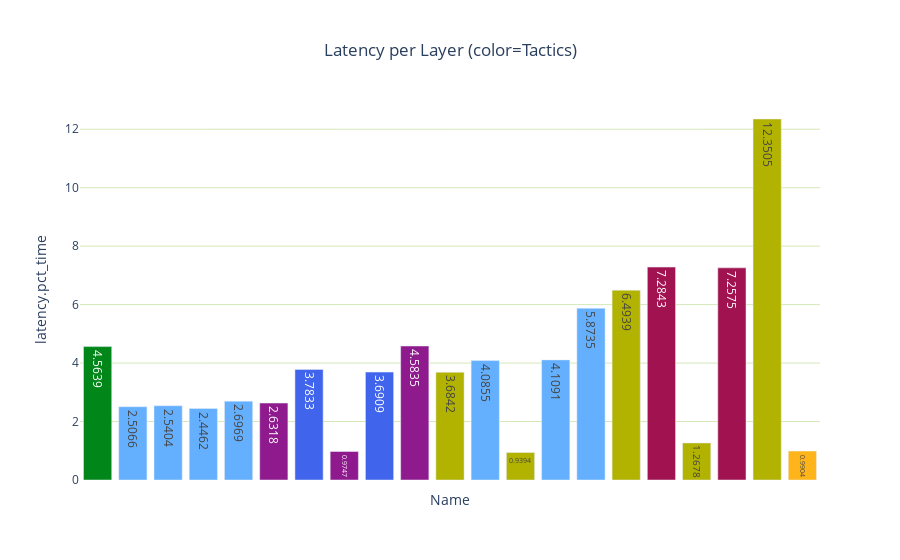

Notebook source saved alongside this figure:
### Markdown cell above
## Tactics

### Code cell
latency_vs_prec_per_conv = partial(
    plotly_bar2,
    convs,
    values_col='latency.pct_time',
    names_col='Name',
    color='tactic')

latency_vs_prec_per_conv("Latency per Layer (color=Tactics)")

tactic_cnt = group_count(plan.df, 'tactic')
display_df(tactic_cnt)

### Figure 1 — Plotly figure (JSON) as saved in the notebook; plotly's stock layout.template omitted (floating-point values rounded to 4 significant figures)
{"data": [{"hovertemplate": "Name: %{x}<br>latency.pct_time: %{y:.4f}", "marker": {"color": ["#008619", "#64b0ff", "#64b0ff", "#64b0ff", "#64b0ff", "#8f1a8e", "#4064ec", "#8f1a8e", "#4064ec", "#8f1a8e", "#b2b200", "#64b0ff", "#b2b200", "#64b0ff", "#64b0ff", "#b2b200", "#a11350", "#b2b200", "#a11350", "#b2b200", "#ffb519"]}, "orientation": "v", "showlegend": false, "text": [4.564, 2.507, 2.54, 2.446, 2.697, 2.632, 3.783, 0.9747, 3.691, 4.583, 3.684, 4.086, 0.9394, 4.109, 5.874, 6.494, 7.284, 1.268, 7.257, 12.35, 0.9904], "texttemplate": "%{value:.4f}", "type": "bar", "x": ["/conv1/Conv + /act1/Relu", "/layer1/layer1.0/conv1/Conv + /layer1/layer1.0/act1/Relu", "/layer1/layer1.0/conv2/Conv + /layer1/layer1.0/Add + /layer1/layer1.0/act2/Relu", "/layer1/layer1.1/conv1/Conv + /layer1/layer1.1/act1/Relu", "/layer1/layer1.1/conv2/Conv + /layer1/layer1.1/Add + /layer1/layer1.1/act2/Relu", "/layer2/layer2.0/conv1/Conv + /layer2/layer2.0/act1/Relu", "/layer2/layer2.0/conv2/Conv", "/layer2/layer2.0/downsample/downsample.0/Conv + /layer2/layer2.0/Add + /layer2/layer2.0/act2/Relu", "/layer2/layer2.1/conv1/Conv + /layer2/layer2.1/act1/Relu", "/layer2/layer2.1/conv2/Conv + /layer2/layer2.1/Add + /layer2/layer2.1/act2/Relu", "/layer3/layer3.0/conv1/Conv + /layer3/layer3.0/act1/Relu", "/layer3/layer3.0/conv2/Conv", "/layer3/layer3.0/downsample/downsample.0/Conv + /layer3/layer3.0/Add + /layer3/layer3.0/act2/Relu", "/layer3/layer3.1/conv1/Conv + /layer3/layer3.1/act1/Relu", "/layer3/layer3.1/conv2/Conv + /layer3/layer3.1/Add + /layer3/layer3.1/act2/Relu", "/layer4/layer4.0/conv1/Conv + /layer4/layer4.0/act1/Relu", "/layer4/layer4.0/conv2/Conv", "/layer4/layer4.0/downsample/downsample.0/Conv + /layer4/layer4.0/Add + /layer4/layer4.0/act2/Relu", "/layer4/layer4.1/conv1/Conv + /layer4/layer4.1/act1/Relu", "/layer4/layer4.1/conv2/Conv + /layer4/layer4.1/Add + /layer4/layer4.1/act2/Relu", "/fc/Gemm"], "y": [4.564, 2.507, 2.54, 2.446, 2.697, 2.632, 3.783, 0.9747, 3.691, 4.583, 3.684, 4.086, 0.9394, 4.109, 5.874, 6.494, 7.284, 1.268, 7.257, 12.35, 0.9904]}], "layout": {"legend": {"x": 0.99, "xanchor": "right", "y": 0.99, "yanchor": "top"}, "plot_bgcolor": "rgba(0,0,0,0)", "title": {"text": "Latency per Layer (color=Tactics)", "x": 0.5, "xanchor": "center", "y": 0.9, "yanchor": "bottom"}, "xaxis": {"showticklabels": false, "title": {"text": "Name"}, "visible": true}, "yaxis": {"gridcolor": "rgba(114, 179, 24, 0.3)", "showticklabels": true, "tickformat": "%{y:$.2f}", "title": {"text": "latency.pct_time"}, "visible": true}}}
